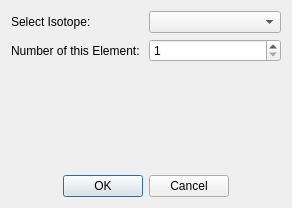
<?xml version="1.0" encoding="UTF-8"?>
<ui version="4.0">
 <class>Dialog</class>
 <widget class="QDialog" name="Dialog">
  <property name="windowModality">
   <enum>Qt::WindowModal</enum>
  </property>
  <property name="geometry">
   <rect>
    <x>0</x>
    <y>0</y>
    <width>292</width>
    <height>208</height>
   </rect>
  </property>
  <property name="sizePolicy">
   <sizepolicy hsizetype="Fixed" vsizetype="Fixed">
    <horstretch>0</horstretch>
    <verstretch>0</verstretch>
   </sizepolicy>
  </property>
  <property name="windowTitle">
   <string>Dialog</string>
  </property>
  <property name="modal">
   <bool>true</bool>
  </property>
  <layout class="QVBoxLayout" name="verticalLayout">
   <item>
    <layout class="QHBoxLayout" name="horizontalLayout_3">
     <item>
      <widget class="QLabel" name="label_2">
       <property name="text">
        <string>Select Isotope:</string>
       </property>
      </widget>
     </item>
     <item>
      <widget class="QComboBox" name="comboBox"/>
     </item>
    </layout>
   </item>
   <item>
    <layout class="QHBoxLayout" name="horizontalLayout_2">
     <item>
      <widget class="QLabel" name="label">
       <property name="text">
        <string>Number of this Element:</string>
       </property>
      </widget>
     </item>
     <item>
      <widget class="QSpinBox" name="number_of_elements">
       <property name="minimum">
        <number>1</number>
       </property>
       <property name="maximum">
        <number>300</number>
       </property>
      </widget>
     </item>
    </layout>
   </item>
   <item>
    <spacer name="verticalSpacer">
     <property name="orientation">
      <enum>Qt::Vertical</enum>
     </property>
     <property name="sizeHint" stdset="0">
      <size>
       <width>20</width>
       <height>40</height>
      </size>
     </property>
    </spacer>
   </item>
   <item>
    <layout class="QHBoxLayout" name="horizontalLayout">
     <item>
      <spacer name="horizontalSpacer">
       <property name="orientation">
        <enum>Qt::Horizontal</enum>
       </property>
       <property name="sizeHint" stdset="0">
        <size>
         <width>40</width>
         <height>20</height>
        </size>
       </property>
      </spacer>
     </item>
     <item>
      <widget class="QDialogButtonBox" name="buttonBox">
       <property name="orientation">
        <enum>Qt::Horizontal</enum>
       </property>
       <property name="standardButtons">
        <set>QDialogButtonBox::Cancel|QDialogButtonBox::Ok</set>
       </property>
      </widget>
     </item>
     <item>
      <spacer name="horizontalSpacer_2">
       <property name="orientation">
        <enum>Qt::Horizontal</enum>
       </property>
       <property name="sizeHint" stdset="0">
        <size>
         <width>40</width>
         <height>20</height>
        </size>
       </property>
      </spacer>
     </item>
    </layout>
   </item>
  </layout>
 </widget>
 <resources/>
 <connections>
  <connection>
   <sender>buttonBox</sender>
   <signal>accepted()</signal>
   <receiver>Dialog</receiver>
   <slot>accept()</slot>
   <hints>
    <hint type="sourcelabel">
     <x>248</x>
     <y>254</y>
    </hint>
    <hint type="destinationlabel">
     <x>157</x>
     <y>274</y>
    </hint>
   </hints>
  </connection>
  <connection>
   <sender>buttonBox</sender>
   <signal>rejected()</signal>
   <receiver>Dialog</receiver>
   <slot>reject()</slot>
   <hints>
    <hint type="sourcelabel">
     <x>316</x>
     <y>260</y>
    </hint>
    <hint type="destinationlabel">
     <x>286</x>
     <y>274</y>
    </hint>
   </hints>
  </connection>
 </connections>
</ui>
